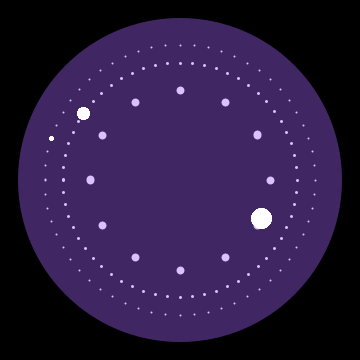
Frame 1 (no input)
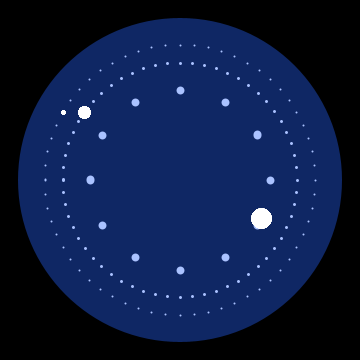
Frame 60 (the mouse pressed at the canvas centre just before this capture)
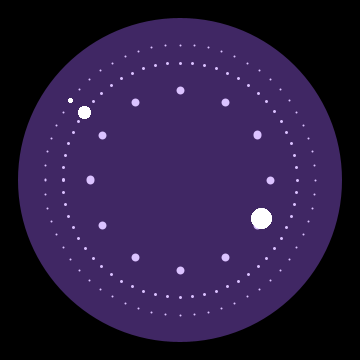
Frame 120 (the mouse held since frame 60 and released just before this capture)

The Processing sketch that drew these frames (run headless with seeded random() and noise(); from frame 60 on, the mouse is pressed at the canvas centre):

// Processing sketch: processing_171530
// ── processing_171530.pde

int cx, cy;
float secondsRadius;
float minutesRadius;
float hoursRadius;
float clockDiameter;

void setup() {
  size(360, 360);
  stroke(255);
  
  int radius = min(width, height) / 2;
  secondsRadius = radius * 0.75;
  minutesRadius = radius * 0.65;
  hoursRadius = radius * 0.50;
  clockDiameter = radius * 1.8;
  
  cx = width / 2;
  cy = height / 2;
}

void draw() {
  background(0);
  
  // Draw the clock background
  
 
  // Angles for sin() and cos() start at 3 o'clock;
  // subtract HALF_PI to make them start at the top
  float s = map(second(), 0, 60, 0, TWO_PI) - HALF_PI;
  float m = map(minute() + norm(second(), 0, 60), 0, 60, 0, TWO_PI) - HALF_PI; 
  float h = map(hour() + norm(minute(), 0, 60), 0, 24, 0, TWO_PI * 2) - HALF_PI;

  strokeWeight(2);
  beginShape(POINTS);
  for (int a = 0; a < 360; a+=6) {
    float angle = radians(a);
    float x = cx + cos(angle) * secondsRadius;
    float y = cy + sin(angle) * secondsRadius;
    vertex(x, y);
  }
  endShape();
  
    strokeWeight(3);
  beginShape(POINTS);
  for (int a = 0; a < 360; a+=6) {
    float angle = radians(a);
    float x = cx + cos(angle) * minutesRadius;
    float y = cy + sin(angle) * minutesRadius;
    vertex(x, y);
  }
  endShape();
  
  strokeWeight(8);
  beginShape(POINTS);
  for (int a = 0; a < 360; a+=30) {
    float angle = radians(a);
    float x = cx + cos(angle) * hoursRadius;
    float y = cy + sin(angle) * hoursRadius;
    vertex(x, y);
  }
  endShape();
  
  fill(random(255),100,255, 100);
  noStroke();
  ellipse(cx, cy, clockDiameter, clockDiameter);
  
  
  stroke(255);
  strokeWeight(1);
  strokeWeight(2);
  strokeWeight(4);
  
  for (int a = 0; a < 360; a+=6) {
    float angle = radians(a);
    float x = cx + cos(m) * minutesRadius;
    float y = cy + sin(m) * minutesRadius;
    fill(50);
    ellipse(x, y, 8,8);
  }

  
  fill(255,100,80);
  beginShape(POINTS); 
  for (int a = 0; a < 360; a+=6) {
    float x = cx + cos(s) * secondsRadius;
    float y = cy + sin(s) * secondsRadius;
    vertex(x, y);
  }
  endShape();
  

  
  strokeWeight(8);
  beginShape(POINTS);
  for (int a = 0; a < 360; a+=6) {
    float angle = radians(a);
    float x = cx + cos(m) * minutesRadius;
    float y = cy + sin(m) * minutesRadius;
    vertex(x, y);
  }
  endShape();
  
  strokeWeight(20);
  beginShape(POINTS);
  for (int a = 0; a < 360; a+=6) {
    float angle = radians(a);
    float x = cx + cos(h) * hoursRadius;
    float y = cy + sin(h) * hoursRadius;
    vertex(x, y);
  }
  endShape();
}
